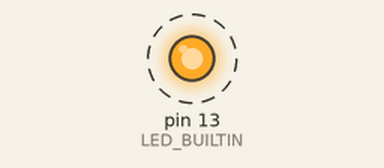
A sketch run on a simulated Arduino Uno, built with avr-gcc and run on an emulated ATmega328P. Parts: output pins drawn as LEDs (lit = HIGH). Dashed ring = blinking.

Above: at 0.5 s.
Timing chart, 0 to 4.6 s (numbered marks = the images above):
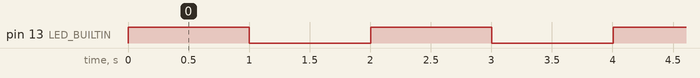

The sketch:

Arduino_Protothread_Library.ino
```cpp
#include "protothreads.h"

pt ptBlink;
int blinkThread(struct pt* pt) {
  PT_BEGIN(pt);

  // Loop forever
  for(;;) {
    digitalWrite(LED_BUILTIN, HIGH);   // turn the LED on (HIGH is the voltage level)
    PT_SLEEP(pt, 1000);
    digitalWrite(LED_BUILTIN, LOW);    // turn the LED off by making the voltage LOW
    PT_SLEEP(pt, 1000);
  }

  PT_END(pt);
}

// the setup function runs once when you press reset or power the board
void setup() {
  PT_INIT(&ptBlink);

  // initialize digital pin LED_BUILTIN as an output.
  pinMode(LED_BUILTIN, OUTPUT);
}

// the loop function runs over and over again forever
void loop() {
  PT_SCHEDULE(blinkThread(&ptBlink));
}
```

Measured:
- by itself, pin 13 (LED_BUILTIN): alternates HIGH for 1.0 s and LOW for 1.0 s
